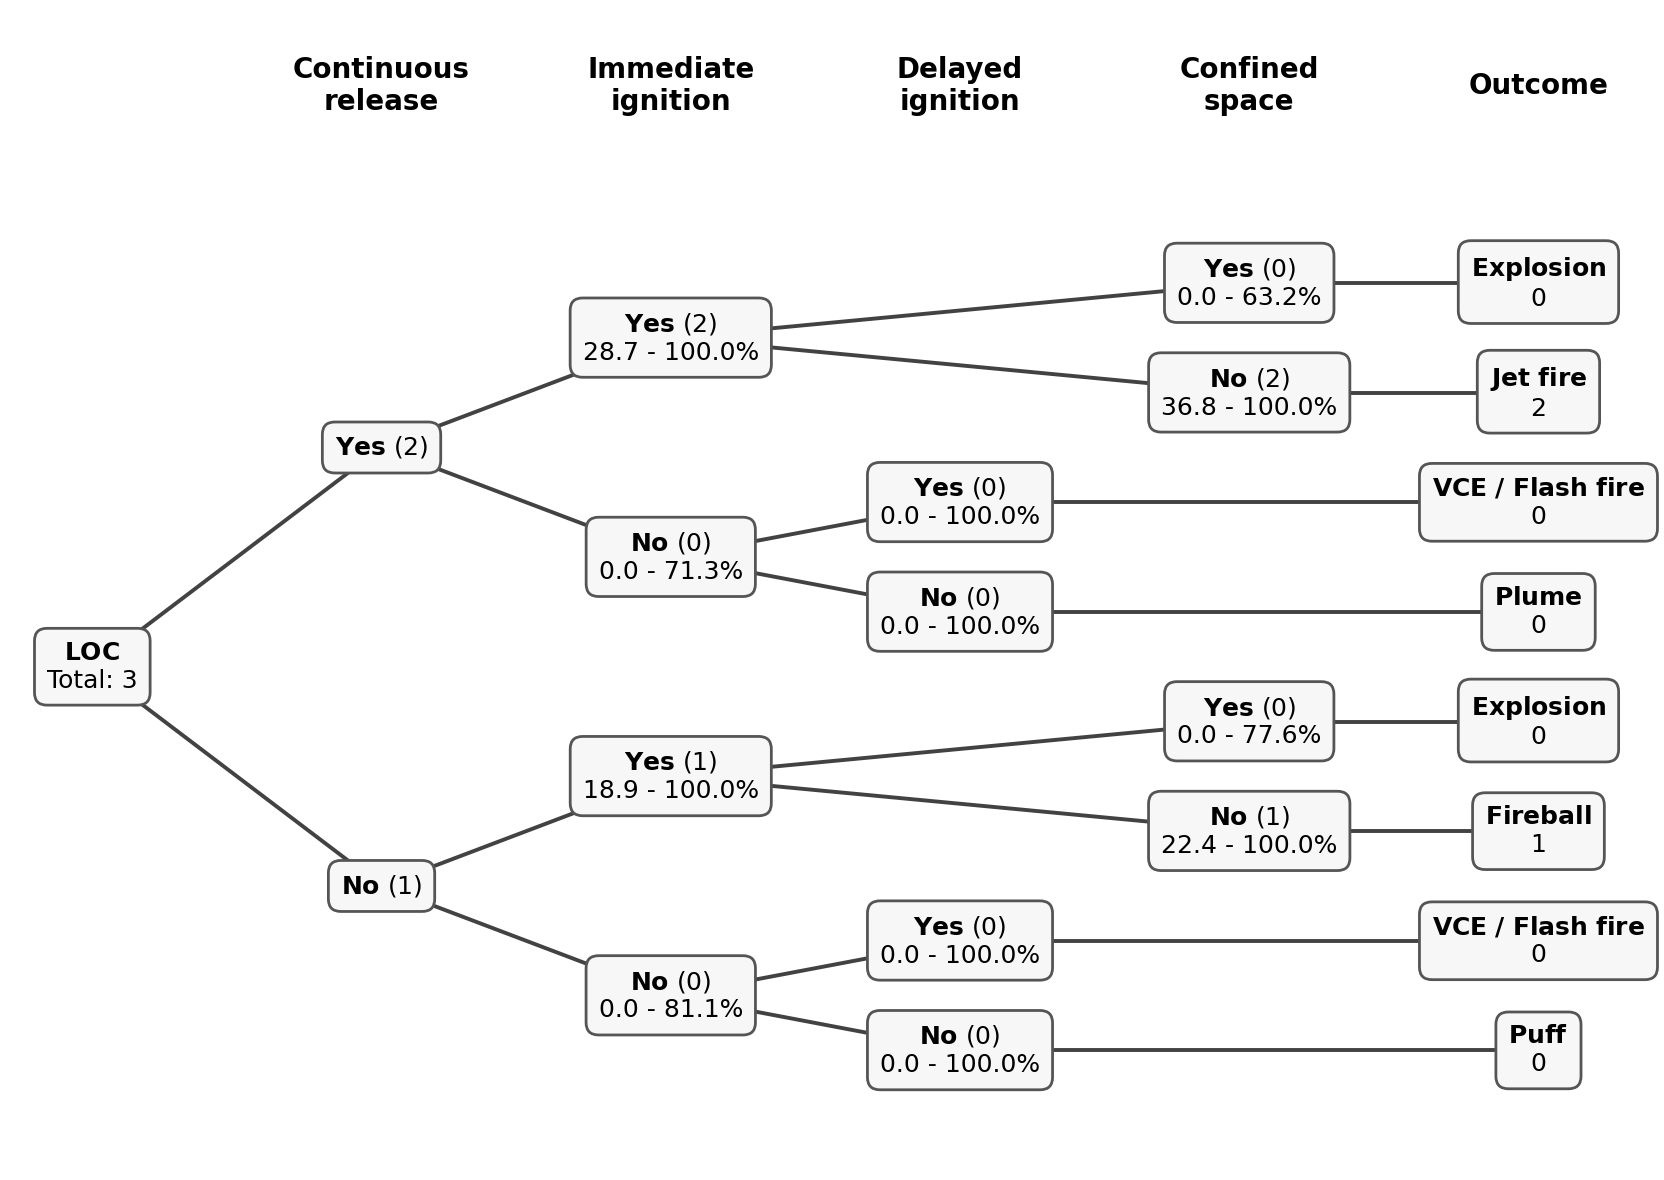

This figure's Python source:
import matplotlib.pyplot as plt
from scipy.stats import beta
from scipy.optimize import minimize_scalar
import numpy as np

def create_event_tree(events, save = False, show_exclusion = False, filename = "event_tree.png"):
    """
    Build a left-to-right event tree using the boolean answers.

    Layout rules:
    - LOC at the root (or "All events" when showing exclusions).
    - Optional inclusion column before branching if show_exclusion=True.
    - Split on continuous release (Yes/No).
    - Split each branch on immediate ignition.
      - If immediate ignition is Yes, go straight to confined space.
      - If immediate ignition is No, split on delayed ignition.
    - If delayed ignition is Yes, go directly to an outcome (no confined split).
    - If delayed ignition is No, go directly to an outcome.
    - Outcomes are placeholders (XXX) the user can fill later.
    """
    if not events:
        raise ValueError("No events provided for plotting.")

    exclusion_flags = [
        "exclude_not_pure_h2",
        "exclude_not_gaseous_h2",
        "exclude_no_loc",
        "barrier_stopped_immediate_ignition",
    ]

    def barrier_delayed(event):
        return bool(event.get("barrier_stopped_delayed_ignition")) and not bool(
            event.get("immediate_ignition")
        )
    if show_exclusion:
        events = [
            {
                **event,
                "excluded": any(bool(event.get(flag)) for flag in exclusion_flags)
                or barrier_delayed(event),
            }
            for event in events
        ]
    else:
        events = [
            event
            for event in events
            if all(not bool(event.get(flag)) for flag in exclusion_flags)
            and not barrier_delayed(event)
        ]
        if not events:
            raise ValueError("No includable events after exclusions were applied.")

    def matches(event, conditions):
        return all(bool(event.get(key)) == value for key, value in conditions.items())

    def count_for(conditions):
        return sum(1 for event in events if matches(event, conditions))

    def beta_hdr(alpha, beta_param, gamma=0.95):
        dist = beta(alpha, beta_param)

        # Boundary-mode shortcuts (often the HDR is one-sided)
        if alpha <= 1 and beta_param > 1:
            return 0.0, dist.ppf(gamma)
        if beta_param <= 1 and alpha > 1:
            return dist.ppf(1 - gamma), 1.0
        if alpha <= 1 and beta_param <= 1:
            # U-shaped; HDR is NOT a single interval in general.
            # You need a "highest-density set" that may be two-sided.
            raise ValueError("Beta is U-shaped (alpha<=1 and beta<=1): HDR may be disjoint.")

        # Unimodal case: shortest credible interval = HDR
        def interval_len(a):
            Fa = dist.cdf(a)
            Fb = Fa + gamma
            if Fb >= 1.0:
                return np.inf
            b = dist.ppf(Fb)
            return b - a

        # a must satisfy F(a) <= 1-gamma; a is in [0, ppf(1-gamma)]
        a_max = dist.ppf(1 - gamma)
        res = minimize_scalar(interval_len, bounds=(0.0, a_max), method="bounded")

        a = res.x
        b = dist.ppf(dist.cdf(a) + gamma)
        return a, b

    def format_uncertainty(x, w, plot=False):
        weights = [max(0.0, float(value)) / 10.0 for value in w]
        S = sum(xi * wi for xi, wi in zip(x, weights))
        N = sum(weights)

        if N <= 0:
            return "0.0 - 100.0%"

        alpha = S+1
        beta_param = N-S+1
        a,b = beta_hdr(alpha, beta_param, gamma=0.95)

        interval_label = f"{a*100:.1f} - {b*100:.1f}%"

        if plot:
            dist = beta(alpha, beta_param)
            xs = np.linspace(0.0, 1.0, 400)
            ys = dist.pdf(xs)

            fig, ax = plt.subplots()
            ax.fill_between(xs, ys, color="#c7d7ef", alpha=0.5)
            ax.fill_between(xs, ys, where=(xs >= a) & (xs <= b), color="#ffb878", alpha=0.7, label="95% credible interval")
            ax.plot(xs, ys, color="#1f77b4", lw=2.0, label=f"Beta({alpha:.1f}, {beta_param:.1f})")
            ax.axvline(a, color="#ff7f0e", linestyle="--", lw=1.2)
            ax.axvline(b, color="#ff7f0e", linestyle="--", lw=1.2)
            ax.set_xlabel("Probability")
            ax.set_ylabel("Density")
            ax.set_title("Beta posterior")
            ax.legend()
            fig.tight_layout()
            plt.show()

        return interval_label

    def bold_label(label):
        # Use mathtext bold and preserve spaces.
        escaped = str(label).replace(" ", r"\ ")
        return f"$\\bf{{{escaped}}}$"

    # Ordered leaves establish vertical spacing.
    main_leaf_specs = [
        {
            "id": "leaf_cr_y_imm_y_conf_y",
            "conditions": {"continuous_release": True, "immediate_ignition": True, "confined_space": True},
            "parent": "conf_yes_cr_yes_imm_yes",
        },
        {
            "id": "leaf_cr_y_imm_y_conf_n",
            "conditions": {"continuous_release": True, "immediate_ignition": True, "confined_space": False},
            "parent": "conf_no_cr_yes_imm_yes",
        },
        {
            "id": "leaf_cr_y_imm_n_del_y",
            "conditions": {
                "continuous_release": True,
                "immediate_ignition": False,
                "delayed_ignition": True,
            },
            "parent": "del_yes_cr_yes",
        },
        {
            "id": "leaf_cr_y_imm_n_del_n",
            "conditions": {
                "continuous_release": True,
                "immediate_ignition": False,
                "delayed_ignition": False,
            },
            "parent": "del_no_cr_yes",
        },
        {
            "id": "leaf_cr_n_imm_y_conf_y",
            "conditions": {"continuous_release": False, "immediate_ignition": True, "confined_space": True},
            "parent": "conf_yes_cr_no_imm_yes",
        },
        {
            "id": "leaf_cr_n_imm_y_conf_n",
            "conditions": {"continuous_release": False, "immediate_ignition": True, "confined_space": False},
            "parent": "conf_no_cr_no_imm_yes",
        },
        {
            "id": "leaf_cr_n_imm_n_del_y",
            "conditions": {
                "continuous_release": False,
                "immediate_ignition": False,
                "delayed_ignition": True,
            },
            "parent": "del_yes_cr_no",
        },
        {
            "id": "leaf_cr_n_imm_n_del_n",
            "conditions": {
                "continuous_release": False,
                "immediate_ignition": False,
                "delayed_ignition": False,
            },
            "parent": "del_no_cr_no",
        },
    ]

    if show_exclusion:
        exclusion_leaf_specs = [
            {
                "id": "leaf_excluded",
                "conditions": {"excluded": True},
                "parent": "root",
            },
        ]
        for leaf in main_leaf_specs:
            leaf["conditions"]["excluded"] = False
    else:
        exclusion_leaf_specs = []

    spacing = 2.0
    if show_exclusion:
        horizontal_positions = {
            "root": 0.0,
            "exclude": 2.0,
            "continuous": 4.0,
            "immediate": 6.0,
            "delayed": 8.0,
            "confined": 10.0,
            "outcome": 12.0,
        }
    else:
        horizontal_positions = {
            "root": 0.0,
            "continuous": 2.0,
            "immediate": 4.0,
            "delayed": 6.0,
            "confined": 8.0,
            "outcome": 10.0,
        }

    start_y = (len(main_leaf_specs) - 1) * spacing / 2
    for index, leaf in enumerate(main_leaf_specs):
        leaf["x"] = horizontal_positions["outcome"]
        leaf["y"] = start_y - index * spacing
        leaf["label"] = "XXX"
        leaf["kind"] = "outcome"

    if show_exclusion and exclusion_leaf_specs:
        # Place the exclusion outcomes below the main tree with a small gap.
        main_min_y = min(leaf["y"] for leaf in main_leaf_specs)
        exclusion_start_y = main_min_y - spacing * 2
        for index, leaf in enumerate(exclusion_leaf_specs):
            leaf["x"] = horizontal_positions["exclude"]
            leaf["y"] = exclusion_start_y - index * spacing
            leaf["label"] = "Excluded"
            leaf["kind"] = "outcome"

    outcome_labels = [
        "Explosion",
        "Jet fire",
        "VCE / Flash fire",
        "Plume",
        "Fireball",
        "Flash fire",
        "VCE / Flash fire",
        "Puff",
    ]
    outcome_idx = 0
    for leaf in main_leaf_specs:
        if leaf["label"] != "XXX":
            continue
        label = outcome_labels[outcome_idx] if outcome_idx < len(outcome_labels) else outcome_labels[-1]
        leaf["label"] = label
        outcome_idx += 1
    leaf_specs = main_leaf_specs + exclusion_leaf_specs

    # Decision nodes.
    root_label = "All events" if show_exclusion else "LOC"
    decision_nodes = [
        {"id": "root", "label": root_label, "conditions": {}, "parent": None, "x": horizontal_positions["root"]},
    ]

    if show_exclusion:
        decision_nodes.append(
            {
                "id": "loc",
                "label": "LOC",
                "conditions": {"excluded": False},
                "parent": "root",
                "x": horizontal_positions["exclude"],
            }
        )

    decision_nodes.extend(
        [
            {
                "id": "cr_yes",
                "label": "Yes",
                "conditions": {"continuous_release": True},
                "parent": "loc" if show_exclusion else "root",
                "x": horizontal_positions["continuous"],
            },
            {
                "id": "cr_no",
                "label": "No",
                "conditions": {"continuous_release": False},
                "parent": "loc" if show_exclusion else "root",
                "x": horizontal_positions["continuous"],
            },
            {
                "id": "imm_yes_cr_yes",
                "label": "Yes",
                "conditions": {"continuous_release": True, "immediate_ignition": True},
                "parent": "cr_yes",
                "x": horizontal_positions["immediate"],
            },
            {
                "id": "imm_no_cr_yes",
                "label": "No",
                "conditions": {"continuous_release": True, "immediate_ignition": False},
                "parent": "cr_yes",
                "x": horizontal_positions["immediate"],
            },
            {
                "id": "imm_yes_cr_no",
                "label": "Yes",
                "conditions": {"continuous_release": False, "immediate_ignition": True},
                "parent": "cr_no",
                "x": horizontal_positions["immediate"],
            },
            {
                "id": "imm_no_cr_no",
                "label": "No",
                "conditions": {"continuous_release": False, "immediate_ignition": False},
                "parent": "cr_no",
                "x": horizontal_positions["immediate"],
            },
            {
                "id": "del_yes_cr_yes",
                "label": "Yes",
                "conditions": {"continuous_release": True, "immediate_ignition": False, "delayed_ignition": True},
                "parent": "imm_no_cr_yes",
                "x": horizontal_positions["delayed"],
            },
            {
                "id": "del_no_cr_yes",
                "label": "No",
                "conditions": {"continuous_release": True, "immediate_ignition": False, "delayed_ignition": False},
                "parent": "imm_no_cr_yes",
                "x": horizontal_positions["delayed"],
            },
            {
                "id": "del_yes_cr_no",
                "label": "Yes",
                "conditions": {"continuous_release": False, "immediate_ignition": False, "delayed_ignition": True},
                "parent": "imm_no_cr_no",
                "x": horizontal_positions["delayed"],
            },
            {
                "id": "del_no_cr_no",
                "label": "No",
                "conditions": {"continuous_release": False, "immediate_ignition": False, "delayed_ignition": False},
                "parent": "imm_no_cr_no",
                "x": horizontal_positions["delayed"],
            },
            {
                "id": "conf_yes_cr_yes_imm_yes",
                "label": "Yes",
                "conditions": {"continuous_release": True, "immediate_ignition": True, "confined_space": True},
                "parent": "imm_yes_cr_yes",
                "x": horizontal_positions["confined"],
            },
            {
                "id": "conf_no_cr_yes_imm_yes",
                "label": "No",
                "conditions": {"continuous_release": True, "immediate_ignition": True, "confined_space": False},
                "parent": "imm_yes_cr_yes",
                "x": horizontal_positions["confined"],
            },
            {
                "id": "conf_yes_cr_no_imm_yes",
                "label": "Yes",
                "conditions": {"continuous_release": False, "immediate_ignition": True, "confined_space": True},
                "parent": "imm_yes_cr_no",
                "x": horizontal_positions["confined"],
            },
            {
                "id": "conf_no_cr_no_imm_yes",
                "label": "No",
                "conditions": {"continuous_release": False, "immediate_ignition": True, "confined_space": False},
                "parent": "imm_yes_cr_no",
                "x": horizontal_positions["confined"],
            },
        ]
    )

    if show_exclusion:
        for node in decision_nodes:
            if node["id"] != "root":
                node["conditions"]["excluded"] = False

    # Compute vertical positions by averaging descendant leaves.
    def leaf_positions_for(node):
        candidates = main_leaf_specs if show_exclusion else leaf_specs

        return [leaf["y"] for leaf in candidates if matches(leaf["conditions"], node["conditions"])]

    for node in decision_nodes:
        ys = leaf_positions_for(node)
        node["y"] = sum(ys) / len(ys) if ys else 0.0
        node["kind"] = "decision"

    nodes = decision_nodes + leaf_specs
    counts = {node["id"]: count_for(node["conditions"]) for node in nodes}
    lookup = {node["id"]: node for node in nodes}
    edges = [(node["parent"], node["id"]) for node in nodes if node["parent"]]

    def added_condition_key(node_id):
        node = lookup[node_id]
        parent_id = node.get("parent")
        if not parent_id:
            return None
        parent = lookup[parent_id]

        parent_conditions = parent.get("conditions", {})
        node_conditions = node.get("conditions", {})
        added_keys = list(set(node_conditions.keys()) - set(parent_conditions.keys()))
        if not added_keys:
            return None

        return sorted(added_keys)[0]

    def uncertainty_inputs_for(node_id):
        key = added_condition_key(node_id)
        if not key:
            return [], []

        node = lookup[node_id]
        parent = lookup[node["parent"]]

        parent_conditions = parent.get("conditions", {})
        node_conditions = node.get("conditions", {})
        target_value = node_conditions[key]

        answers = []
        confidences = []
        confidence_key = f"{key}_confidence"

        for event in events:
            if not matches(event, parent_conditions):
                continue
            answers.append(1 if bool(event.get(key)) == target_value else 0)
            try:
                confidences.append(int(event.get(confidence_key, 0)))
            except (TypeError, ValueError):
                confidences.append(0)

        return answers, confidences

    base_height = 6
    fig_height = base_height + (1.5 if show_exclusion else 0)
    fig, ax = plt.subplots(figsize=(8.5, fig_height), dpi=200)

    # Column titles above each question column.
    column_titles = []
    column_titles.extend(
        [
            (horizontal_positions["continuous"], "Continuous\nrelease"),
            (horizontal_positions["immediate"], "Immediate\nignition"),
            (horizontal_positions["delayed"], "Delayed\nignition"),
            (horizontal_positions["confined"], "Confined\nspace"),
            (horizontal_positions["outcome"], "Outcome"),
        ]
    )
    title_y = start_y + spacing * 1.8
    for x, title in column_titles:
        ax.text(
            x,
            title_y,
            title,
            ha="center",
            va="center",
            fontsize=10,
            fontweight="bold",
        )

    for parent_id, child_id in edges:
        parent = lookup[parent_id]
        child = lookup[child_id]
        ax.plot(
            [parent["x"], child["x"]],
            [parent["y"], child["y"]],
            color="#424242",
            linewidth=1.4,
            zorder=1,
        )

    for node in nodes:
        count = counts[node["id"]]
        if node["id"] == "root":
            text = f"{bold_label(node['label'])}\nTotal: {count}"
        elif node["kind"] == "outcome":
            text = f"{bold_label(node['label'])}\n{count}"
        else:
            added_key = added_condition_key(node["id"])
            skip_uncertainty = (show_exclusion and node["id"] in {"loc"}) or added_key == "continuous_release"
            if skip_uncertainty:
                text = f"{bold_label(node['label'])} ({count})"
            else:
                answers, confidences = uncertainty_inputs_for(node["id"])
                interval = format_uncertainty(answers, confidences)
                text = f"{bold_label(node['label'])} ({count})\n{interval}"

        ax.text(
            node["x"],
            node["y"],
            text,
            ha="center",
            va="center",
            fontsize=9,
            bbox={"boxstyle": "round,pad=0.5", "fc": "#f7f7f7", "ec": "#555555", "lw": 1.0},
            zorder=2,
        )

    ax.set_xlim(-0.5, horizontal_positions["outcome"] + 0.6)
    leaf_y_values = [leaf["y"] for leaf in leaf_specs]
    min_leaf_y = min(leaf_y_values) if leaf_y_values else -start_y
    max_leaf_y = max(leaf_y_values) if leaf_y_values else start_y
    top_limit = max(title_y + spacing * 0.6, max_leaf_y + spacing)
    bottom_limit = min_leaf_y - spacing
    ax.set_ylim(bottom_limit, top_limit)
    ax.axis("off")
    fig.tight_layout()
    if save:
        fig.savefig(filename, bbox_inches="tight")
    else:
        plt.show()
    return fig
